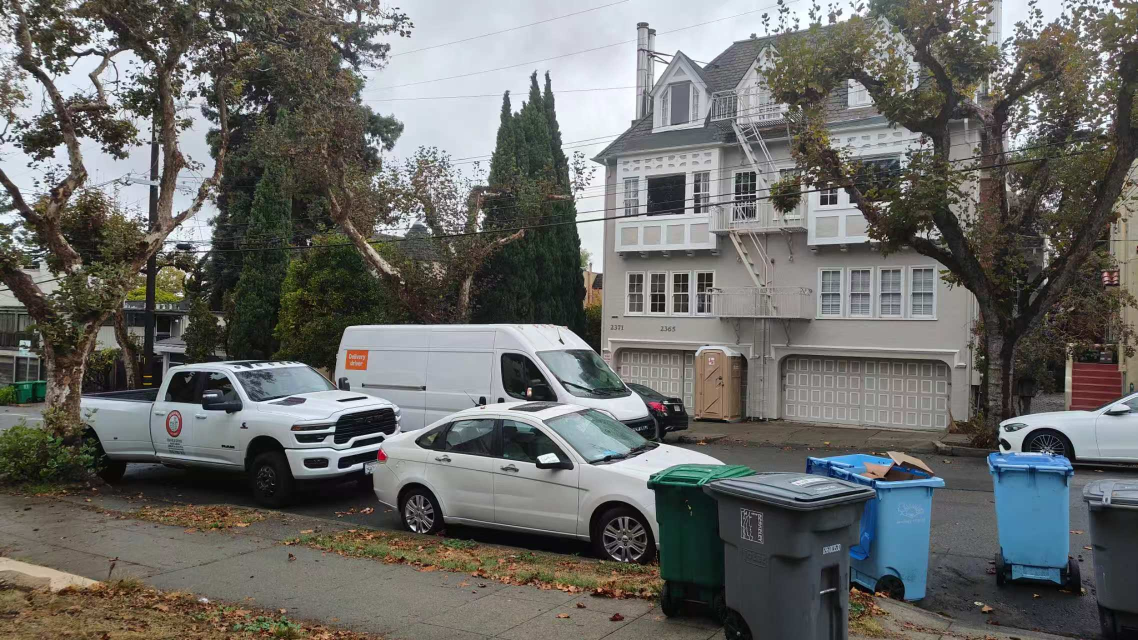
#> input picture 3A/code/img/1_1.jpg, 2275 x 1280 px, found by its file name (shown at 1/2 size)
$ jupyter execute --allow-errors main.ipynb
#> lines starting #> are read from the running program, lines starting #| are printed output that depends on the picture
# 3B: Feature Matching and Autostitching (Notebook)

This notebook implements the main steps for assignment `3B`: Harris corner detection, ANMS, 8x8 descriptor extraction (sampled from 40x40 patches), feature matching (Lowe ratio test), 4-point RANSAC for homography estimation, and a simple stitching pipeline.

Notes: I provide implementations of the required functions and a default example that attempts to load images from the repository. You can change the example paths to run on different image pairs.

[cell 1]
# Import dependencies and some display helpers
import os
from typing import List, Tuple
import numpy as np
import cv2
import matplotlib.pyplot as plt

plt.rcParams['figure.dpi'] = 120

# [18 lines left out: functions imshow_rgb, draw_keypoints, not called in this run]

[cell 2]
# 1) Harris corner detection: call get_harris_corners from harris.py in the repo
from harris import get_harris_corners

def harris_corners(img_gray: np.ndarray, thresh_rel=0.01, edge_discard=20):
    h, coords = get_harris_corners(img_gray, edge_discard=edge_discard)
    # coords: shape (2, N) with rows (ys, xs) per harris.py implementation
    kps = []
    if coords is None or coords.size == 0:
        return [], h
    ys = coords[0]
    xs = coords[1]
    maxv = float(h.max()) if h is not None else 0.0
    th = thresh_rel * maxv
    for i in range(xs.shape[0]):
        x = float(xs[i])
        y = float(ys[i])
        val = float(h[int(y), int(x)])
        if val >= th:
            kps.append((x, y, val))
    # sort by response desc
    kps = sorted(kps, key=lambda x: x[2], reverse=True)
    return kps, h

[cell 3]
# 2) ANMS (Adaptive Non-Maximal Suppression)
# [25 lines left out: function anms, not called in this run]

[cell 4]
# 3) Descriptor extraction: sample from 40x40 window, downsample to 8x8, then normalize (bias/gain)
# [28 lines left out: function extract_descriptors, not called in this run]

[cell 5]
# 4) Feature matching (Lowe ratio test)
# [17 lines left out: function match_descriptors, not called in this run]

# matches: list of (i_in_desc1, j_in_desc2, distance)

[cell 6]
# 5) 4-point DLT homography and RANSAC
# [47 lines left out: functions compute_homography, ransac_homography, not called in this run]

[cell 7]
# 6) Simple stitching: use warpPerspective and a basic linear blending/overlay
# [54 lines left out: functions stitch_images, draw_matches, not called in this run]

[cell 8]
# 7) Demo: try loading two images and run the full pipeline (RANSAC + stitch_images)
# Modify the paths below to the image pair you want to run (relative to the notebook)
p1 = './imgs/1_1.jpg'
p2 = './imgs/1_2.jpg'

print('Using images:', p1, p2)
img1 = cv2.imread(p1)
#> img1 is the input picture: shape (1280, 2275, 3); mean B, G, R 103, 106, 105.4
img2 = cv2.imread(p2)
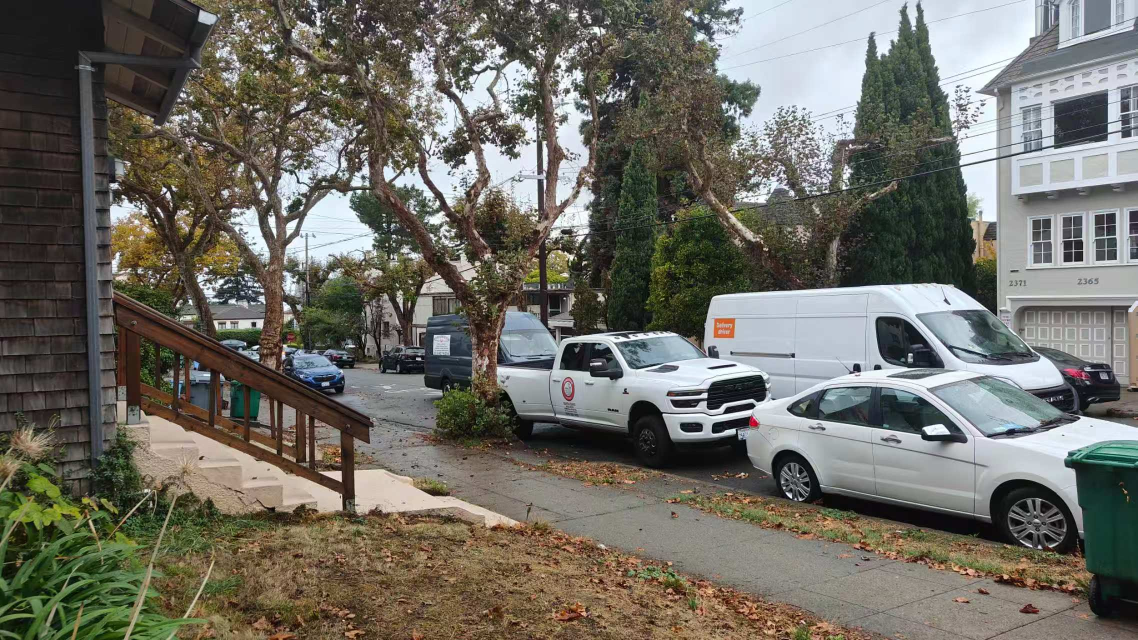
#> input picture 3B/code/code_partB/imgs/1_2.jpg, 2275 x 1280 px (shown at 1/2 size)
#> img2 is the input picture: shape (1280, 2275, 3); mean B, G, R 99.4, 108.1, 110
#> `img1 = cv2.resize(img1, (0,0), fx=0.5, fy=0.5)`:
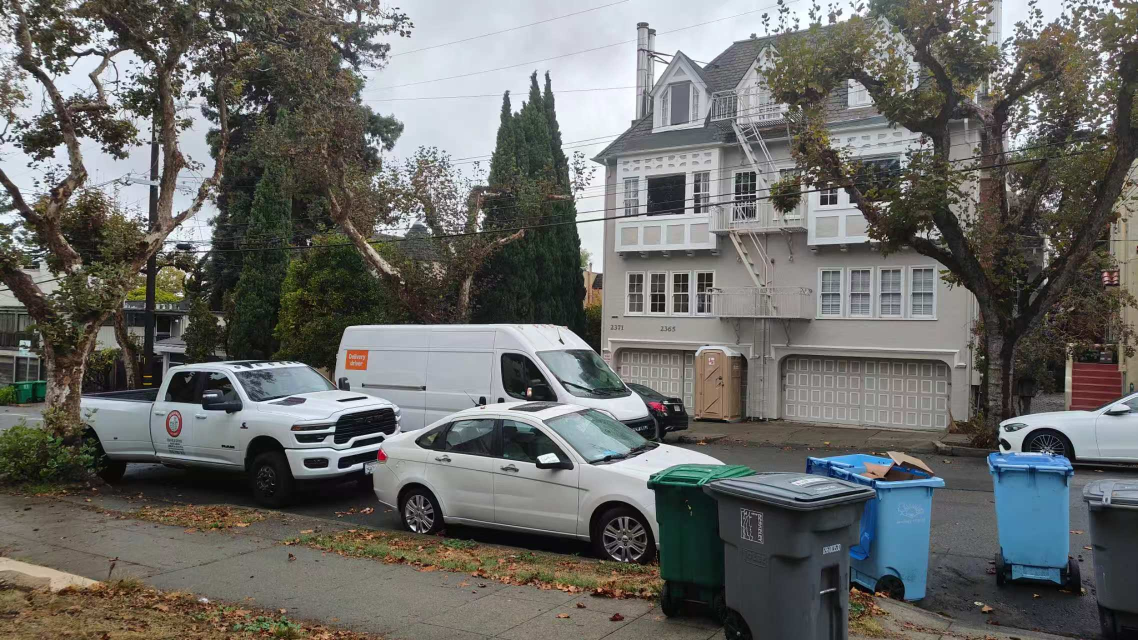
#> img1: shape (640, 1138, 3); mean B, G, R 103.1, 106.2, 105.5
#> `img2 = cv2.resize(img2, (0,0), fx=0.5, fy=0.5)`:
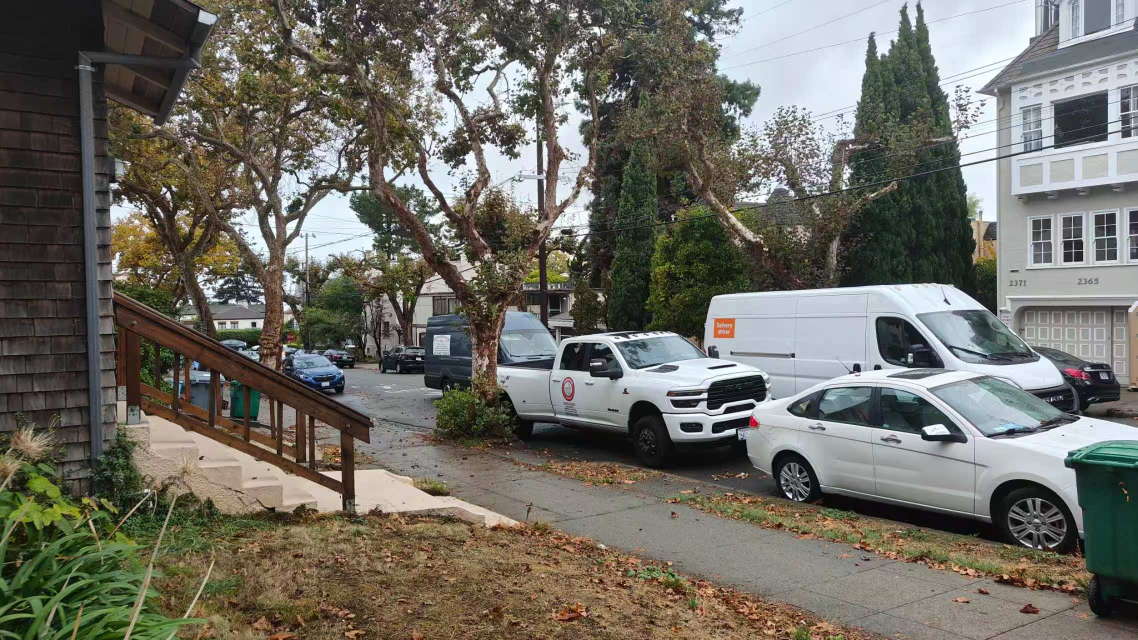
#> img2: shape (640, 1138, 3); mean B, G, R 99.6, 108.2, 110.1
#> `g1 = cv2.cvtColor(img1, cv2.COLOR_BGR2GRAY)`:
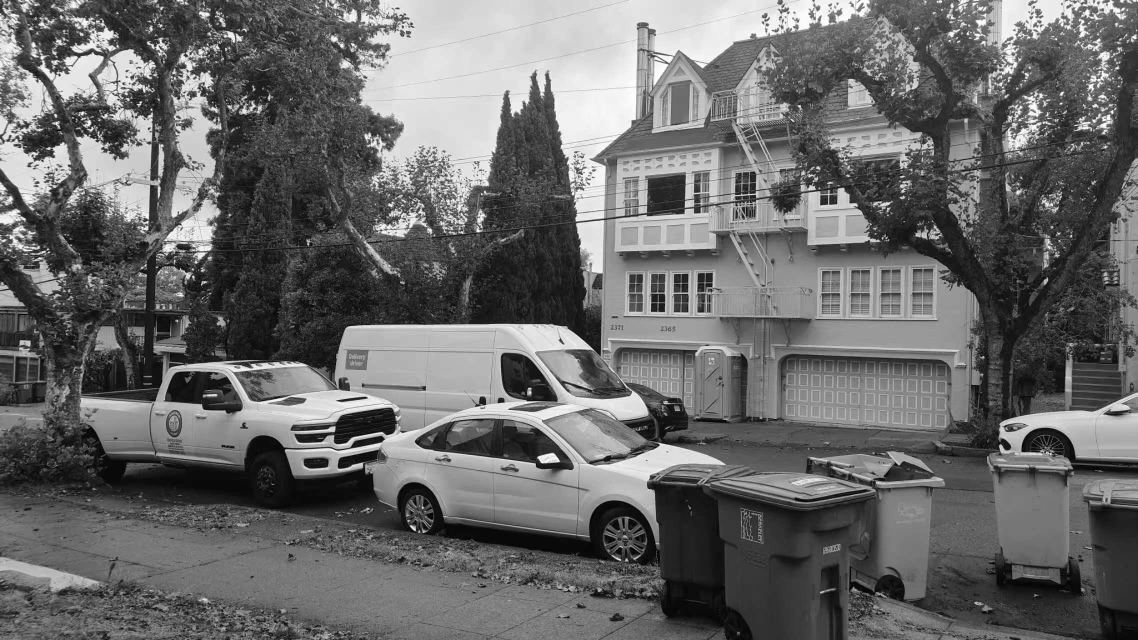
#> g1: shape (640, 1138); min 1, max 255, mean 105.6
#> `g2 = cv2.cvtColor(img2, cv2.COLOR_BGR2GRAY)`:
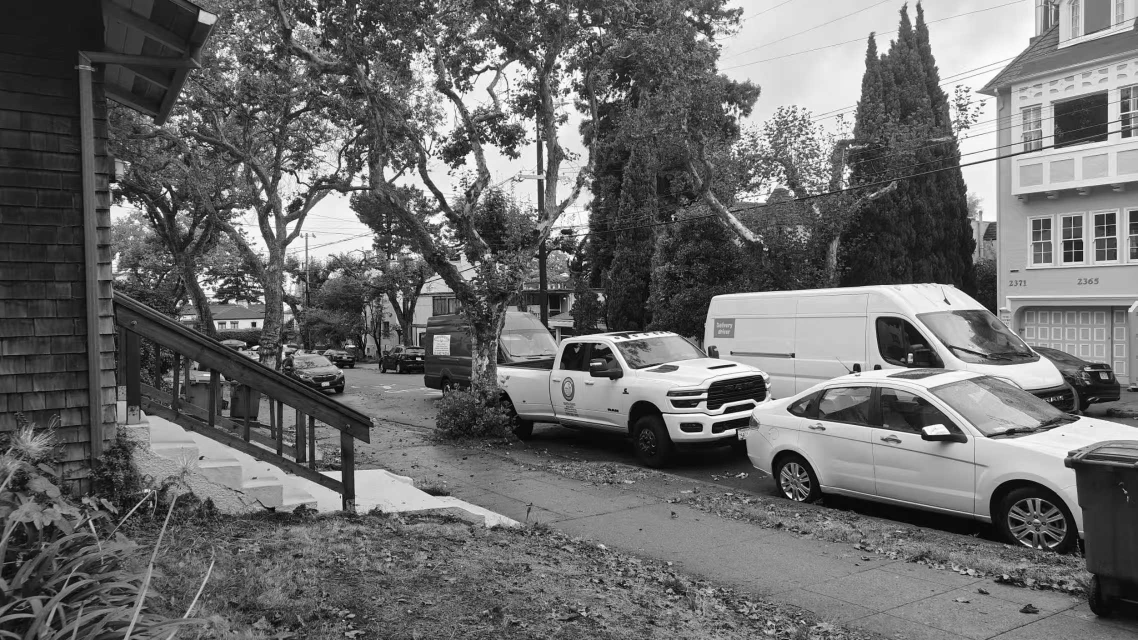
#> g2: shape (640, 1138); min 1, max 255, mean 107.8
#> (the rest of this cell did not finish here and is left out)

    kps2, _ = harris_corners(g2, thresh_rel=0.01)
    kps1_anms = anms(kps1, num_keep=800)
    kps2_anms = anms(kps2, num_keep=800)
    desc1, kps1_good = extract_descriptors(g1, kps1_anms, win=40, out_sz=8)
    desc2, kps2_good = extract_descriptors(g2, kps2_anms, win=40, out_sz=8)
    print('keypoints:', len(kps1_good), len(kps2_good))
    matches = match_descriptors(desc1, desc2, ratio=0.7)
    print('raw matches:', len(matches))
    # form point arrays for RANSAC in the same order as matches
    pts1 = np.array([[kps1_good[i][0], kps1_good[i][1]] for (i,_,_) in matches], dtype=np.float32)
    pts2 = np.array([[kps2_good[j][0], kps2_good[j][1]] for (_,j,_) in matches], dtype=np.float32)
    if pts1.shape[0] >= 4:
        # We want H that maps points in img2 -> img1, so use pts2->pts1
        H, inliers = ransac_homography(pts2, pts1, iters=2000, tol=4.0)
        print('RANSAC inliers:', 0 if inliers is None else len(inliers))
        if H is not None:
            # filter matches to only show inliers for clearer visualization
            if inliers is not None and len(inliers) > 0:
                inlier_matches = [matches[i] for i in inliers]
            else:
                inlier_matches = matches
            imshow_rgb(draw_matches(img1, img2, kps1_good, kps2_good, inlier_matches, max_show=200), title='Matches (inliers sample)')
            pano = stitch_images(img1, img2, H)
            imshow_rgb(pano, title='Stitched panorama (simple)')
        else:
            print('Failed to estimate homography')
    else:
        print('Not enough matches to run RANSAC (need >=4 pairs)')

[cell 9]
# Batch process and save results to code/results (assemble pairs from ./imgs using naming convention: g_1 with g_2/g_3)
import glob
from pathlib import Path

# Save to a 'results' folder under the current code directory
out_dir = os.path.join(os.getcwd(), 'results')
os.makedirs(out_dir, exist_ok=True)

# Read only from ./imgs, expect filenames group_index.ext (e.g. 1_1.jpg)
img_dir = os.path.join('.', 'imgs')
if not os.path.isdir(img_dir):
    print('Directory ./imgs does not exist or contains no images. Please place images into ./imgs named group_index.ext (e.g., 1_1.jpg).')
    images = []
else:
    images = []
    for ext in ('*.jpg','*.jpeg','*.png','*.tif'):
        images += glob.glob(os.path.join(img_dir, ext))
    images = sorted(images)

print('Found images in imgs:', len(images))
# parse groups
groups = {}
for p in images:
    name = os.path.splitext(os.path.basename(p))[0]
    parts = name.split('_')
    if len(parts) != 2:
        continue
    g, idx = parts[0], parts[1]
    if not g.isdigit() or not idx.isdigit():
        continue
    if g not in groups: groups[g] = {}
    groups[g][idx] = p

# construct pairs: for each group, use 1 (center) with 2 or 3 (sides)
pairs = []
for g, items in sorted(groups.items(), key=lambda x:int(x[0])):
    if '1' not in items:
        continue
    center = items['1']
    for side_idx in ('2','3'):
        if side_idx in items:
            pairs.append((g, center, items[side_idx], side_idx))

if len(pairs) == 0:
    print('No pairs found using the naming convention. Please check that filenames in ./imgs are x_y.ext (e.g., 1_1.jpg, 1_2.jpg).')

# [5 lines left out: function save_img, not called in this run]

# Process each pair and save outputs for visualization
for idx, (g, p_center, p_side, side_idx) in enumerate(pairs):
    print(f'Processing group {g} pair (center vs {side_idx}):', p_center, p_side)
    I1 = cv2.imread(p_center)
    I2 = cv2.imread(p_side)
    if I1 is None or I2 is None:
        print('Cannot read image, skipping')
        continue
    scale = 0.5
    I1s = cv2.resize(I1, (0,0), fx=scale, fy=scale)
    I2s = cv2.resize(I2, (0,0), fx=scale, fy=scale)
    g1 = cv2.cvtColor(I1s, cv2.COLOR_BGR2GRAY)
    g2 = cv2.cvtColor(I2s, cv2.COLOR_BGR2GRAY)
    # Harris raw and ANMS
    kps1, h1 = harris_corners(g1, thresh_rel=0.01)
    kps2, h2 = harris_corners(g2, thresh_rel=0.01)
    kps1_anms = anms(kps1, num_keep=500)
    kps2_anms = anms(kps2, num_keep=500)
    # save Harris keypoint overlays
    vis_h1 = draw_keypoints(I1s, kps1, color=(0,255,0), radius=2)
    vis_h2 = draw_keypoints(I2s, kps2, color=(0,255,0), radius=2)
    save_img(os.path.join(out_dir, f'group{g}_harris_center.jpg'), vis_h1)
    save_img(os.path.join(out_dir, f'group{g}_harris_side{side_idx}.jpg'), vis_h2)
    # save ANMS results
    vis_a1 = draw_keypoints(I1s, kps1_anms, color=(255,0,0), radius=3)
    vis_a2 = draw_keypoints(I2s, kps2_anms, color=(255,0,0), radius=3)
    save_img(os.path.join(out_dir, f'group{g}_anms_center.jpg'), vis_a1)
    save_img(os.path.join(out_dir, f'group{g}_anms_side{side_idx}.jpg'), vis_a2)
    # descriptors and example patches: extract and save several patch thumbnails
    desc1, kps1_good = extract_descriptors(g1, kps1_anms, win=40, out_sz=8)
    desc2, kps2_good = extract_descriptors(g2, kps2_anms, win=40, out_sz=8)
    # [20 lines left out: function patches_image, not called in this run]
    patch_img1 = patches_image(g1, kps1_anms, win=40, n=12)
    patch_img2 = patches_image(g2, kps2_anms, win=40, n=12)
    if patch_img1 is not None: save_img(os.path.join(out_dir, f'group{g}_patches_center.jpg'), cv2.cvtColor(patch_img1, cv2.COLOR_GRAY2BGR))
    if patch_img2 is not None: save_img(os.path.join(out_dir, f'group{g}_patches_side{side_idx}.jpg'), cv2.cvtColor(patch_img2, cv2.COLOR_GRAY2BGR))
    # match and save match visualization
    matches = match_descriptors(desc1, desc2, ratio=0.7)
    vis_matches = draw_matches(I1s, I2s, kps1_good, kps2_good, matches, max_show=200, line_thickness=3)
    save_img(os.path.join(out_dir, f'group{g}_matches_center_vs_side{side_idx}.jpg'), vis_matches)
    # RANSAC + save panorama (if successful)
    pts1 = np.array([[kps1_good[i][0], kps1_good[i][1]] for (i,_,_) in matches], dtype=np.float32)
    pts2 = np.array([[kps2_good[j][0], kps2_good[j][1]] for (_,j,_) in matches], dtype=np.float32)
    if pts1.shape[0] >= 4:
        H, inliers = ransac_homography(pts2, pts1, iters=2000, tol=4.0)
        if H is not None:
            # save inlier match visualization
            if inliers is not None and len(inliers)>0:
                inlier_matches = [matches[i] for i in inliers]
            else:
                inlier_matches = matches
            vis_inliers = draw_matches(I1s, I2s, kps1_good, kps2_good, inlier_matches, max_show=200, line_thickness=3)
            save_img(os.path.join(out_dir, f'group{g}_inliers_center_vs_side{side_idx}.jpg'), vis_inliers)
            pano = stitch_images(I1s, I2s, H)
            save_img(os.path.join(out_dir, f'group{g}_panorama_center_vs_side{side_idx}.jpg'), pano)
            print('Saved results for group', g, 'pair with side', side_idx)
        else:
            print('RANSAC did not find a homography, skipping stitching for group', g, 'side', side_idx)
    else:
        print('Not enough matches to run RANSAC for group', g, 'side', side_idx)

print('All done. Results saved to', out_dir)
